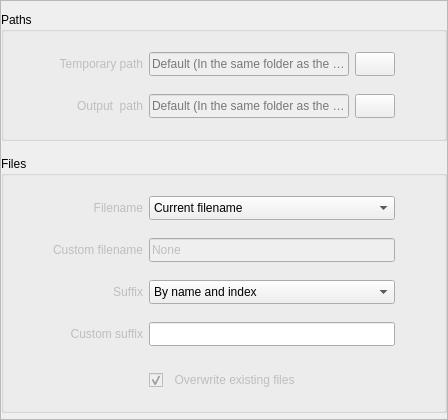
              <widget class="QWidget" name="tab_1">
               <attribute name="title">
                <string>General</string>
               </attribute>
               <layout class="QGridLayout" name="gridLayout">
                <property name="leftMargin">
                 <number>0</number>
                </property>
                <property name="topMargin">
                 <number>0</number>
                </property>
                <property name="rightMargin">
                 <number>0</number>
                </property>
                <property name="bottomMargin">
                 <number>0</number>
                </property>
                <property name="spacing">
                 <number>0</number>
                </property>
                <item row="0" column="0">
                 <widget class="QFrame" name="frameAltTab_1">
                  <property name="frameShape">
                   <enum>QFrame::StyledPanel</enum>
                  </property>
                  <property name="frameShadow">
                   <enum>QFrame::Raised</enum>
                  </property>
                  <layout class="QGridLayout" name="gridLayout_9">
                   <property name="leftMargin">
                    <number>0</number>
                   </property>
                   <property name="topMargin">
                    <number>11</number>
                   </property>
                   <property name="rightMargin">
                    <number>0</number>
                   </property>
                   <property name="bottomMargin">
                    <number>0</number>
                   </property>
                   <property name="verticalSpacing">
                    <number>3</number>
                   </property>
                   <item row="2" column="0">
                    <widget class="QGroupBox" name="groupBoxSettings_2">
                     <property name="title">
                      <string>Files</string>
                     </property>
                     <layout class="QGridLayout" name="gridLayout_15">
                      <property name="topMargin">
                       <number>20</number>
                      </property>
                      <property name="bottomMargin">
                       <number>20</number>
                      </property>
                      <item row="0" column="0">
                       <layout class="QGridLayout" name="gridLayout_14">
                        <property name="leftMargin">
                         <number>0</number>
                        </property>
                        <property name="rightMargin">
                         <number>0</number>
                        </property>
                        <item row="8" column="3">
                         <widget class="QLineEdit" name="lineEditSuffix">
                          <property name="minimumSize">
                           <size>
                            <width>246</width>
                            <height>24</height>
                           </size>
                          </property>
                          <property name="maximumSize">
                           <size>
                            <width>246</width>
                            <height>30</height>
                           </size>
                          </property>
                         </widget>
                        </item>
                        <item row="6" column="1" colspan="2">
                         <widget class="QLabel" name="label_4">
                          <property name="enabled">
                           <bool>false</bool>
                          </property>
                          <property name="text">
                           <string>  Suffix</string>
                          </property>
                          <property name="alignment">
                           <set>Qt::AlignRight|Qt::AlignTrailing|Qt::AlignVCenter</set>
                          </property>
                         </widget>
                        </item>
                        <item row="2" column="3">
                         <widget class="QComboBox" name="comboBoxPrefixType">
                          <property name="minimumSize">
                           <size>
                            <width>246</width>
                            <height>24</height>
                           </size>
                          </property>
                          <property name="maximumSize">
                           <size>
                            <width>246</width>
                            <height>30</height>
                           </size>
                          </property>
                          <item>
                           <property name="text">
                            <string>Current filename</string>
                           </property>
                          </item>
                          <item>
                           <property name="text">
                            <string>Custom filename</string>
                           </property>
                          </item>
                         </widget>
                        </item>
                        <item row="2" column="1" colspan="2">
                         <widget class="QLabel" name="label_2">
                          <property name="enabled">
                           <bool>false</bool>
                          </property>
                          <property name="text">
                           <string>  Filename</string>
                          </property>
                          <property name="alignment">
                           <set>Qt::AlignRight|Qt::AlignTrailing|Qt::AlignVCenter</set>
                          </property>
                         </widget>
                        </item>
                        <item row="5" column="2">
                         <spacer name="verticalSpacer_2">
                          <property name="orientation">
                           <enum>Qt::Vertical</enum>
                          </property>
                          <property name="sizeType">
                           <enum>QSizePolicy::Fixed</enum>
                          </property>
                          <property name="sizeHint" stdset="0">
                           <size>
                            <width>20</width>
                            <height>12</height>
                           </size>
                          </property>
                         </spacer>
                        </item>
                        <item row="2" column="4">
                         <spacer name="horizontalSpacer_5">
                          <property name="orientation">
                           <enum>Qt::Horizontal</enum>
                          </property>
                          <property name="sizeHint" stdset="0">
                           <size>
                            <width>40</width>
                            <height>20</height>
                           </size>
                          </property>
                         </spacer>
                        </item>
                        <item row="4" column="1" colspan="2">
                         <widget class="QLabel" name="label_3">
                          <property name="enabled">
                           <bool>false</bool>
                          </property>
                          <property name="text">
                           <string>Custom filename</string>
                          </property>
                          <property name="alignment">
                           <set>Qt::AlignRight|Qt::AlignTrailing|Qt::AlignVCenter</set>
                          </property>
                         </widget>
                        </item>
                        <item row="8" column="1" colspan="2">
                         <widget class="QLabel" name="label_5">
                          <property name="enabled">
                           <bool>false</bool>
                          </property>
                          <property name="text">
                           <string>Custom suffix</string>
                          </property>
                          <property name="alignment">
                           <set>Qt::AlignRight|Qt::AlignTrailing|Qt::AlignVCenter</set>
                          </property>
                         </widget>
                        </item>
                        <item row="10" column="3">
                         <widget class="QCheckBox" name="checkBox_overwrite">
                          <property name="enabled">
                           <bool>false</bool>
                          </property>
                          <property name="sizePolicy">
                           <sizepolicy hsizetype="Expanding" vsizetype="Fixed">
                            <horstretch>0</horstretch>
                            <verstretch>0</verstretch>
                           </sizepolicy>
                          </property>
                          <property name="minimumSize">
                           <size>
                            <width>246</width>
                            <height>0</height>
                           </size>
                          </property>
                          <property name="maximumSize">
                           <size>
                            <width>246</width>
                            <height>16777215</height>
                           </size>
                          </property>
                          <property name="styleSheet">
                           <string notr="true"/>
                          </property>
                          <property name="locale">
                           <locale language="English" country="UnitedStates"/>
                          </property>
                          <property name="text">
                           <string>  Overwrite existing files</string>
                          </property>
                          <property name="checked">
                           <bool>true</bool>
                          </property>
                          <property name="tristate">
                           <bool>false</bool>
                          </property>
                         </widget>
                        </item>
                        <item row="4" column="3">
                         <widget class="QLineEdit" name="lineEditPrefix">
                          <property name="enabled">
                           <bool>false</bool>
                          </property>
                          <property name="minimumSize">
                           <size>
                            <width>246</width>
                            <height>24</height>
                           </size>
                          </property>
                          <property name="maximumSize">
                           <size>
                            <width>246</width>
                            <height>30</height>
                           </size>
                          </property>
                          <property name="text">
                           <string>None</string>
                          </property>
                         </widget>
                        </item>
                        <item row="6" column="3">
                         <widget class="QComboBox" name="comboBoxSuffixType">
                          <property name="minimumSize">
                           <size>
                            <width>246</width>
                            <height>24</height>
                           </size>
                          </property>
                          <property name="maximumSize">
                           <size>
                            <width>246</width>
                            <height>30</height>
                           </size>
                          </property>
                          <property name="editable">
                           <bool>false</bool>
                          </property>
                          <item>
                           <property name="text">
                            <string>By name and index</string>
                           </property>
                          </item>
                          <item>
                           <property name="text">
                            <string>By time and date</string>
                           </property>
                          </item>
                         </widget>
                        </item>
                        <item row="3" column="2">
                         <spacer name="verticalSpacer_12">
                          <property name="orientation">
                           <enum>Qt::Vertical</enum>
                          </property>
                          <property name="sizeType">
                           <enum>QSizePolicy::Fixed</enum>
                          </property>
                          <property name="sizeHint" stdset="0">
                           <size>
                            <width>20</width>
                            <height>12</height>
                           </size>
                          </property>
                         </spacer>
                        </item>
                        <item row="7" column="2">
                         <spacer name="verticalSpacer_3">
                          <property name="orientation">
                           <enum>Qt::Vertical</enum>
                          </property>
                          <property name="sizeType">
                           <enum>QSizePolicy::Fixed</enum>
                          </property>
                          <property name="sizeHint" stdset="0">
                           <size>
                            <width>20</width>
                            <height>12</height>
                           </size>
                          </property>
                         </spacer>
                        </item>
                        <item row="9" column="2">
                         <spacer name="verticalSpacer">
                          <property name="orientation">
                           <enum>Qt::Vertical</enum>
                          </property>
                          <property name="sizeType">
                           <enum>QSizePolicy::Fixed</enum>
                          </property>
                          <property name="sizeHint" stdset="0">
                           <size>
                            <width>20</width>
                            <height>18</height>
                           </size>
                          </property>
                         </spacer>
                        </item>
                        <item row="2" column="0">
                         <spacer name="horizontalSpacer_7">
                          <property name="orientation">
                           <enum>Qt::Horizontal</enum>
                          </property>
                          <property name="sizeHint" stdset="0">
                           <size>
                            <width>40</width>
                            <height>20</height>
                           </size>
                          </property>
                         </spacer>
                        </item>
                       </layout>
                      </item>
                     </layout>
                    </widget>
                   </item>
                   <item row="0" column="0">
                    <widget class="QGroupBox" name="groupBoxSettings_1">
                     <property name="styleSheet">
                      <string notr="true"/>
                     </property>
                     <property name="title">
                      <string>Paths</string>
                     </property>
                     <layout class="QGridLayout" name="gridLayout_12">
                      <property name="topMargin">
                       <number>20</number>
                      </property>
                      <property name="bottomMargin">
                       <number>20</number>
                      </property>
                      <item row="1" column="0" colspan="2">
                       <layout class="QGridLayout" name="gridLayout_13">
                        <property name="leftMargin">
                         <number>0</number>
                        </property>
                        <property name="topMargin">
                         <number>0</number>
                        </property>
                        <property name="rightMargin">
                         <number>0</number>
                        </property>
                        <item row="0" column="4">
                         <spacer name="horizontalSpacer_3">
                          <property name="orientation">
                           <enum>Qt::Horizontal</enum>
                          </property>
                          <property name="sizeHint" stdset="0">
                           <size>
                            <width>40</width>
                            <height>20</height>
                           </size>
                          </property>
                         </spacer>
                        </item>
                        <item row="2" column="2">
                         <widget class="QLineEdit" name="lineEdit_outPath">
                          <property name="enabled">
                           <bool>false</bool>
                          </property>
                          <property name="minimumSize">
                           <size>
                            <width>0</width>
                            <height>24</height>
                           </size>
                          </property>
                          <property name="maximumSize">
                           <size>
                            <width>200</width>
                            <height>40</height>
                           </size>
                          </property>
                          <property name="styleSheet">
                           <string notr="true"/>
                          </property>
                          <property name="text">
                           <string/>
                          </property>
                          <property name="placeholderText">
                           <string>Default (In the same folder as the file)</string>
                          </property>
                         </widget>
                        </item>
                        <item row="1" column="1">
                         <spacer name="verticalSpacer_4">
                          <property name="orientation">
                           <enum>Qt::Vertical</enum>
                          </property>
                          <property name="sizeType">
                           <enum>QSizePolicy::Fixed</enum>
                          </property>
                          <property name="sizeHint" stdset="0">
                           <size>
                            <width>20</width>
                            <height>12</height>
                           </size>
                          </property>
                         </spacer>
                        </item>
                        <item row="0" column="1">
                         <widget class="QLabel" name="label_temp">
                          <property name="enabled">
                           <bool>false</bool>
                          </property>
                          <property name="minimumSize">
                           <size>
                            <width>0</width>
                            <height>0</height>
                           </size>
                          </property>
                          <property name="text">
                           <string>  Temporary path</string>
                          </property>
                          <property name="alignment">
                           <set>Qt::AlignRight|Qt::AlignTrailing|Qt::AlignVCenter</set>
                          </property>
                         </widget>
                        </item>
                        <item row="2" column="1">
                         <widget class="QLabel" name="label_out">
                          <property name="enabled">
                           <bool>false</bool>
                          </property>
                          <property name="text">
                           <string>  Output  path</string>
                          </property>
                          <property name="alignment">
                           <set>Qt::AlignRight|Qt::AlignTrailing|Qt::AlignVCenter</set>
                          </property>
                         </widget>
                        </item>
                        <item row="0" column="3">
                         <widget class="QPushButton" name="buttonTempPath">
                          <property name="enabled">
                           <bool>true</bool>
                          </property>
                          <property name="sizePolicy">
                           <sizepolicy hsizetype="Fixed" vsizetype="Fixed">
                            <horstretch>0</horstretch>
                            <verstretch>0</verstretch>
                           </sizepolicy>
                          </property>
                          <property name="minimumSize">
                           <size>
                            <width>40</width>
                            <height>24</height>
                           </size>
                          </property>
                          <property name="maximumSize">
                           <size>
                            <width>40</width>
                            <height>30</height>
                           </size>
                          </property>
                          <property name="font">
                           <font>
                            <pointsize>9</pointsize>
                           </font>
                          </property>
                          <property name="toolTip">
                           <string>Select temp folder</string>
                          </property>
                          <property name="text">
                           <string/>
                          </property>
                         </widget>
                        </item>
                        <item row="0" column="2">
                         <widget class="QLineEdit" name="lineEdit_tempPath">
                          <property name="enabled">
                           <bool>false</bool>
                          </property>
                          <property name="minimumSize">
                           <size>
                            <width>200</width>
                            <height>24</height>
                           </size>
                          </property>
                          <property name="maximumSize">
                           <size>
                            <width>200</width>
                            <height>30</height>
                           </size>
                          </property>
                          <property name="styleSheet">
                           <string notr="true"/>
                          </property>
                          <property name="text">
                           <string/>
                          </property>
                          <property name="placeholderText">
                           <string>Default (In the same folder as the file)</string>
                          </property>
                         </widget>
                        </item>
                        <item row="2" column="3">
                         <widget class="QPushButton" name="buttonOutputPath">
                          <property name="enabled">
                           <bool>true</bool>
                          </property>
                          <property name="sizePolicy">
                           <sizepolicy hsizetype="Fixed" vsizetype="Fixed">
                            <horstretch>0</horstretch>
                            <verstretch>0</verstretch>
                           </sizepolicy>
                          </property>
                          <property name="minimumSize">
                           <size>
                            <width>40</width>
                            <height>24</height>
                           </size>
                          </property>
                          <property name="maximumSize">
                           <size>
                            <width>40</width>
                            <height>30</height>
                           </size>
                          </property>
                          <property name="font">
                           <font>
                            <pointsize>9</pointsize>
                           </font>
                          </property>
                          <property name="toolTip">
                           <string>Select output folder</string>
                          </property>
                          <property name="text">
                           <string/>
                          </property>
                         </widget>
                        </item>
                        <item row="0" column="0">
                         <spacer name="horizontalSpacer_8">
                          <property name="orientation">
                           <enum>Qt::Horizontal</enum>
                          </property>
                          <property name="sizeHint" stdset="0">
                           <size>
                            <width>40</width>
                            <height>20</height>
                           </size>
                          </property>
                         </spacer>
                        </item>
                       </layout>
                      </item>
                     </layout>
                    </widget>
                   </item>
                   <item row="3" column="0">
                    <spacer name="verticalSpacer_10">
                     <property name="orientation">
                      <enum>Qt::Vertical</enum>
                     </property>
                     <property name="sizeType">
                      <enum>QSizePolicy::Expanding</enum>
                     </property>
                     <property name="sizeHint" stdset="0">
                      <size>
                       <width>20</width>
                       <height>6</height>
                      </size>
                     </property>
                    </spacer>
                   </item>
                   <item row="1" column="0">
                    <spacer name="verticalSpacer_11">
                     <property name="orientation">
                      <enum>Qt::Vertical</enum>
                     </property>
                     <property name="sizeType">
                      <enum>QSizePolicy::Fixed</enum>
                     </property>
                     <property name="sizeHint" stdset="0">
                      <size>
                       <width>20</width>
                       <height>12</height>
                      </size>
                     </property>
                    </spacer>
                   </item>
                  </layout>
                 </widget>
                </item>
               </layout>
              </widget>
